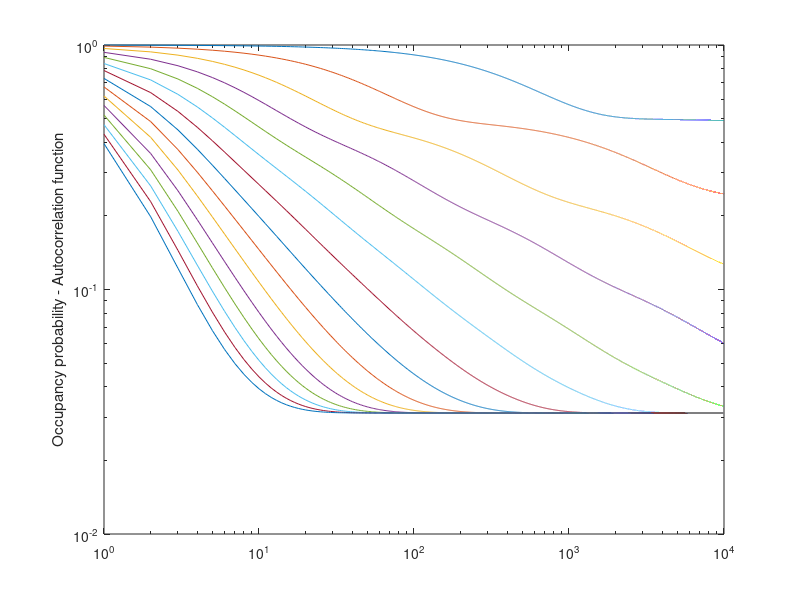

This figure's MATLAB source:
% Ultrametric transition process

L = 5
N = 2^L;
Steps = 10^4

figure(1)
clf

for T = [0.1:0.05:0.8]

TMat = zeros(N,N);
for l=L:-1:0
    for b=1:2^(L-l)        
        TMat((b-1)*2^l+1:b*2^l,(b-1)*2^l+1:b*2^l) = 2^(0-l/T);
    end
end
%TMat = TMat - eye(N);

X = cat(1,1,zeros(N-1,1));
XStore = zeros(1,Steps);
for s=1:Steps
    X = TMat*X/sum(TMat*X);
    XStore(1,s) = X(1);
end
X

figure(1)
loglog(XStore(1,:))
hold on

end

figure(1)
ylabel('Occupancy probability - Autocorrelation function')
hold off